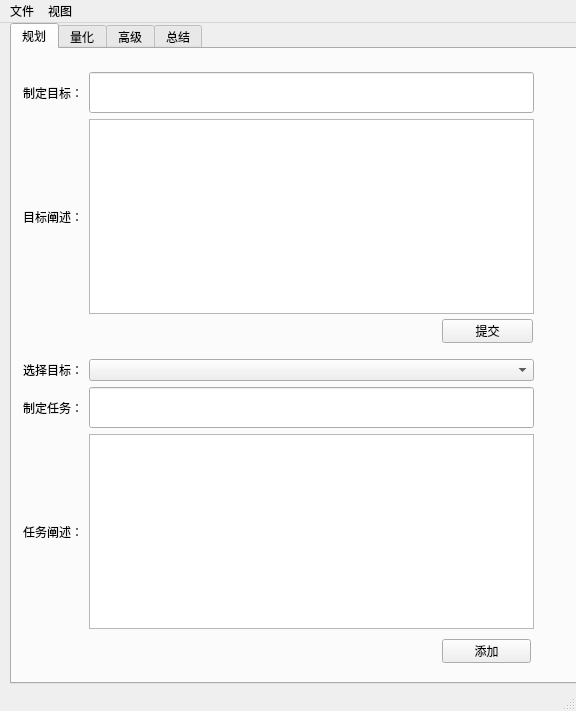
<?xml version="1.0" encoding="UTF-8"?>
<ui version="4.0">
 <class>MainWindow</class>
 <widget class="QMainWindow" name="MainWindow">
  <property name="geometry">
   <rect>
    <x>0</x>
    <y>0</y>
    <width>576</width>
    <height>711</height>
   </rect>
  </property>
  <property name="windowTitle">
   <string>LifeLearn</string>
  </property>
  <widget class="QWidget" name="centralwidget">
   <widget class="QTabWidget" name="tabWidget">
    <property name="geometry">
     <rect>
      <x>10</x>
      <y>0</y>
      <width>571</width>
      <height>661</height>
     </rect>
    </property>
    <property name="currentIndex">
     <number>0</number>
    </property>
    <widget class="QWidget" name="tab_plan">
     <attribute name="title">
      <string>规划</string>
     </attribute>
     <widget class="QPushButton" name="pushButton_target_submit">
      <property name="geometry">
       <rect>
        <x>430</x>
        <y>270</y>
        <width>91</width>
        <height>24</height>
       </rect>
      </property>
      <property name="text">
       <string>提交</string>
      </property>
     </widget>
     <widget class="QPushButton" name="pushButton_task_add">
      <property name="geometry">
       <rect>
        <x>430</x>
        <y>590</y>
        <width>89</width>
        <height>24</height>
       </rect>
      </property>
      <property name="text">
       <string>添加</string>
      </property>
     </widget>
     <widget class="QWidget" name="layoutWidget">
      <property name="geometry">
       <rect>
        <x>11</x>
        <y>23</y>
        <width>511</width>
        <height>242</height>
       </rect>
      </property>
      <layout class="QGridLayout" name="gridTarget">
       <item row="0" column="1">
        <widget class="QLineEdit" name="lineEdit_target">
         <property name="minimumSize">
          <size>
           <width>0</width>
           <height>41</height>
          </size>
         </property>
        </widget>
       </item>
       <item row="0" column="0">
        <widget class="QLabel" name="label_target">
         <property name="minimumSize">
          <size>
           <width>0</width>
           <height>31</height>
          </size>
         </property>
         <property name="text">
          <string>制定目标：</string>
         </property>
        </widget>
       </item>
       <item row="1" column="0">
        <widget class="QLabel" name="label_target_desc">
         <property name="text">
          <string>目标阐述：</string>
         </property>
        </widget>
       </item>
       <item row="1" column="1">
        <widget class="QTextEdit" name="textEdit_target_desc"/>
       </item>
      </layout>
     </widget>
     <widget class="QWidget" name="layoutWidget">
      <property name="geometry">
       <rect>
        <x>11</x>
        <y>310</y>
        <width>511</width>
        <height>270</height>
       </rect>
      </property>
      <layout class="QGridLayout" name="gridTask">
       <item row="0" column="0">
        <widget class="QLabel" name="label_task_target">
         <property name="text">
          <string>选择目标：</string>
         </property>
        </widget>
       </item>
       <item row="0" column="1">
        <widget class="QComboBox" name="comboBox__task_target"/>
       </item>
       <item row="1" column="0">
        <widget class="QLabel" name="label_task">
         <property name="text">
          <string>制定任务：</string>
         </property>
         <property name="alignment">
          <set>Qt::AlignRight|Qt::AlignTrailing|Qt::AlignVCenter</set>
         </property>
        </widget>
       </item>
       <item row="1" column="1">
        <widget class="QLineEdit" name="lineEdit_task">
         <property name="minimumSize">
          <size>
           <width>0</width>
           <height>41</height>
          </size>
         </property>
        </widget>
       </item>
       <item row="2" column="0">
        <widget class="QLabel" name="label_task_desc">
         <property name="text">
          <string>任务阐述：</string>
         </property>
        </widget>
       </item>
       <item row="2" column="1">
        <widget class="QTextEdit" name="textEdit_task_desc"/>
       </item>
      </layout>
     </widget>
    </widget>
    <widget class="QWidget" name="tab_quantization">
     <attribute name="title">
      <string>量化</string>
     </attribute>
     <widget class="QPushButton" name="pushButton_quantization_submit">
      <property name="geometry">
       <rect>
        <x>440</x>
        <y>390</y>
        <width>93</width>
        <height>28</height>
       </rect>
      </property>
      <property name="text">
       <string>提交</string>
      </property>
     </widget>
     <widget class="QWidget" name="layoutWidget">
      <property name="geometry">
       <rect>
        <x>20</x>
        <y>20</y>
        <width>511</width>
        <height>51</height>
       </rect>
      </property>
      <layout class="QFormLayout" name="formLayout_quantization_target_task">
       <item row="0" column="0">
        <widget class="QLabel" name="label_quantization_target">
         <property name="text">
          <string>选择目标：</string>
         </property>
        </widget>
       </item>
       <item row="1" column="0">
        <widget class="QLabel" name="label_quantization_task">
         <property name="text">
          <string>选择任务：</string>
         </property>
        </widget>
       </item>
       <item row="1" column="1">
        <widget class="QComboBox" name="comboBox_quantization_task"/>
       </item>
       <item row="0" column="1">
        <widget class="QComboBox" name="comboBox_quantization_target"/>
       </item>
      </layout>
     </widget>
     <widget class="QWidget" name="layoutWidget">
      <property name="geometry">
       <rect>
        <x>20</x>
        <y>100</y>
        <width>511</width>
        <height>23</height>
       </rect>
      </property>
      <layout class="QHBoxLayout" name="horizontalLayout_quantization_content">
       <item>
        <widget class="QLabel" name="label_content_quantization">
         <property name="text">
          <string>内容量化：</string>
         </property>
        </widget>
       </item>
       <item>
        <widget class="QLineEdit" name="lineEdit_quantization_content"/>
       </item>
      </layout>
     </widget>
     <widget class="QWidget" name="layoutWidget">
      <property name="geometry">
       <rect>
        <x>21</x>
        <y>130</y>
        <width>171</width>
        <height>23</height>
       </rect>
      </property>
      <layout class="QHBoxLayout" name="horizontalLayout_min_time">
       <item>
        <widget class="QLabel" name="label_min_time">
         <property name="text">
          <string>最短时间：</string>
         </property>
        </widget>
       </item>
       <item>
        <widget class="QLineEdit" name="lineEdit_min_time"/>
       </item>
       <item>
        <widget class="QLabel" name="label_min_time_unit">
         <property name="text">
          <string>分钟</string>
         </property>
        </widget>
       </item>
      </layout>
     </widget>
     <widget class="QWidget" name="layoutWidget">
      <property name="geometry">
       <rect>
        <x>330</x>
        <y>130</y>
        <width>201</width>
        <height>23</height>
       </rect>
      </property>
      <layout class="QHBoxLayout" name="horizontalLayout_max_time">
       <item>
        <widget class="QLabel" name="label_max_time">
         <property name="text">
          <string>最长时间：</string>
         </property>
        </widget>
       </item>
       <item>
        <widget class="QLineEdit" name="lineEdit_max_time"/>
       </item>
       <item>
        <widget class="QLabel" name="label_max_time_uint">
         <property name="text">
          <string>分钟</string>
         </property>
        </widget>
       </item>
      </layout>
     </widget>
     <widget class="QWidget" name="layoutWidget">
      <property name="geometry">
       <rect>
        <x>20</x>
        <y>180</y>
        <width>511</width>
        <height>194</height>
       </rect>
      </property>
      <layout class="QHBoxLayout" name="horizontalLayout_quantization_desc">
       <item>
        <widget class="QLabel" name="label_quantization_desc">
         <property name="text">
          <string>量化阐述：</string>
         </property>
        </widget>
       </item>
       <item>
        <widget class="QTextEdit" name="textEdit_quantization_desc"/>
       </item>
      </layout>
     </widget>
    </widget>
    <widget class="QWidget" name="tab_advance">
     <attribute name="title">
      <string>高级</string>
     </attribute>
     <widget class="QLabel" name="label_advance_target">
      <property name="geometry">
       <rect>
        <x>12</x>
        <y>11</y>
        <width>75</width>
        <height>16</height>
       </rect>
      </property>
      <property name="text">
       <string>选择目标：</string>
      </property>
     </widget>
     <widget class="QComboBox" name="comboBox_advance_target">
      <property name="geometry">
       <rect>
        <x>80</x>
        <y>10</y>
        <width>471</width>
        <height>21</height>
       </rect>
      </property>
     </widget>
     <widget class="QComboBox" name="comboBox_target_important">
      <property name="geometry">
       <rect>
        <x>80</x>
        <y>41</y>
        <width>101</width>
        <height>21</height>
       </rect>
      </property>
     </widget>
     <widget class="QLabel" name="label_target_important">
      <property name="geometry">
       <rect>
        <x>11</x>
        <y>41</y>
        <width>71</width>
        <height>21</height>
       </rect>
      </property>
      <property name="text">
       <string>重要程度：</string>
      </property>
     </widget>
     <widget class="QLabel" name="label_urgency">
      <property name="geometry">
       <rect>
        <x>193</x>
        <y>41</y>
        <width>71</width>
        <height>21</height>
       </rect>
      </property>
      <property name="text">
       <string>紧急程度：</string>
      </property>
     </widget>
     <widget class="QLabel" name="label_target_priority">
      <property name="geometry">
       <rect>
        <x>390</x>
        <y>40</y>
        <width>75</width>
        <height>21</height>
       </rect>
      </property>
      <property name="text">
       <string>优先级别：</string>
      </property>
     </widget>
     <widget class="QLabel" name="label_task_important">
      <property name="geometry">
       <rect>
        <x>11</x>
        <y>120</y>
        <width>75</width>
        <height>21</height>
       </rect>
      </property>
      <property name="text">
       <string>重要程度：</string>
      </property>
     </widget>
     <widget class="QLabel" name="label_task_urgency">
      <property name="geometry">
       <rect>
        <x>190</x>
        <y>120</y>
        <width>75</width>
        <height>16</height>
       </rect>
      </property>
      <property name="text">
       <string>紧急程度：</string>
      </property>
     </widget>
     <widget class="QLabel" name="label_task_priority">
      <property name="geometry">
       <rect>
        <x>390</x>
        <y>120</y>
        <width>71</width>
        <height>21</height>
       </rect>
      </property>
      <property name="text">
       <string>优先级别：</string>
      </property>
     </widget>
     <widget class="QComboBox" name="comboBox_task_priority">
      <property name="geometry">
       <rect>
        <x>460</x>
        <y>120</y>
        <width>91</width>
        <height>21</height>
       </rect>
      </property>
     </widget>
     <widget class="QComboBox" name="comboBox_task_urgency">
      <property name="geometry">
       <rect>
        <x>260</x>
        <y>119</y>
        <width>111</width>
        <height>21</height>
       </rect>
      </property>
     </widget>
     <widget class="QComboBox" name="comboBox_advance_task">
      <property name="geometry">
       <rect>
        <x>80</x>
        <y>90</y>
        <width>471</width>
        <height>21</height>
       </rect>
      </property>
     </widget>
     <widget class="QComboBox" name="comboBox_task_important">
      <property name="geometry">
       <rect>
        <x>80</x>
        <y>120</y>
        <width>101</width>
        <height>21</height>
       </rect>
      </property>
     </widget>
     <widget class="QLabel" name="label_advance_task">
      <property name="geometry">
       <rect>
        <x>11</x>
        <y>90</y>
        <width>75</width>
        <height>16</height>
       </rect>
      </property>
      <property name="text">
       <string>选择任务：</string>
      </property>
     </widget>
     <widget class="QComboBox" name="comboBox_target_urgency">
      <property name="geometry">
       <rect>
        <x>260</x>
        <y>40</y>
        <width>111</width>
        <height>21</height>
       </rect>
      </property>
     </widget>
     <widget class="QComboBox" name="comboBox_target_priority">
      <property name="geometry">
       <rect>
        <x>460</x>
        <y>40</y>
        <width>91</width>
        <height>21</height>
       </rect>
      </property>
     </widget>
     <widget class="QPushButton" name="pushButton_advance_submit">
      <property name="geometry">
       <rect>
        <x>320</x>
        <y>180</y>
        <width>93</width>
        <height>28</height>
       </rect>
      </property>
      <property name="text">
       <string>提交</string>
      </property>
     </widget>
     <widget class="QPushButton" name="pushButton_advance_setting">
      <property name="geometry">
       <rect>
        <x>450</x>
        <y>180</y>
        <width>93</width>
        <height>28</height>
       </rect>
      </property>
      <property name="text">
       <string>设置</string>
      </property>
     </widget>
    </widget>
    <widget class="QWidget" name="tab_summarize">
     <attribute name="title">
      <string>总结</string>
     </attribute>
    </widget>
   </widget>
  </widget>
  <widget class="QMenuBar" name="menubar">
   <property name="geometry">
    <rect>
     <x>0</x>
     <y>0</y>
     <width>576</width>
     <height>26</height>
    </rect>
   </property>
   <widget class="QMenu" name="menu_file">
    <property name="title">
     <string>文件</string>
    </property>
    <addaction name="actionopen"/>
    <addaction name="actionnew"/>
   </widget>
   <widget class="QMenu" name="menu_view">
    <property name="title">
     <string>视图</string>
    </property>
    <addaction name="action_target_task_dendrogram"/>
    <addaction name="action_quantization_list"/>
    <addaction name="action_advance_sequence_diagram"/>
   </widget>
   <addaction name="menu_file"/>
   <addaction name="menu_view"/>
  </widget>
  <widget class="QStatusBar" name="statusbar"/>
  <action name="actionopen">
   <property name="text">
    <string>打开</string>
   </property>
  </action>
  <action name="actionnew">
   <property name="text">
    <string>新建</string>
   </property>
  </action>
  <action name="action_target_task_dendrogram">
   <property name="text">
    <string>规划树状图</string>
   </property>
  </action>
  <action name="action_quantization_list">
   <property name="text">
    <string>量化列表</string>
   </property>
  </action>
  <action name="action_advance_sequence_diagram">
   <property name="text">
    <string>时序图</string>
   </property>
  </action>
 </widget>
 <resources/>
 <connections/>
</ui>
